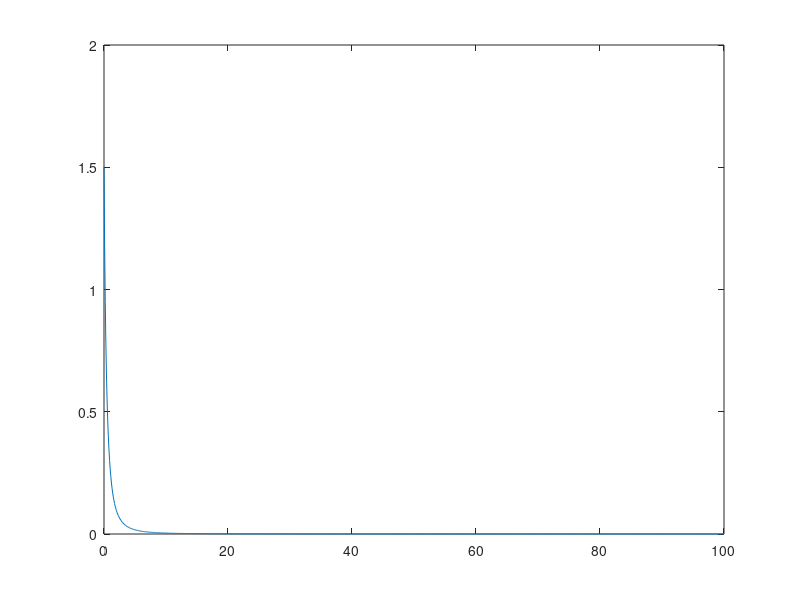

Here is the MATLAB script that generated this plot: (Note: this script raises an error after producing the figure.)
j = 1:300;

j_star = 3;
H1 = (1+j).^(-5/2);
H1_norm = 1/sum(H1);
H1 = @(j) H1_norm*(1+j).^(-5/2);

sum(H1(j))

sum(H1(j/j_star)/j_star)

% return

H2 = (j+1).^(-5/2);
H2_norm = 1/sum(H2);
H2 = H2_norm*(j+1).^(-5/2);

sum(H2)

D = 5000;
m = j*pi/5000;
m_star = j_star*pi/5000;
Hm = (H1_norm/m_star)*(1+m/m_star).^(-5/2);

sum(Hm(3:end))*m(1)

% return

% figure
% plot(j,H1), hold on, plot(j,H2)

s=1; t=2.5;
A = s*gamma(t/s)/(gamma(1/s)*gamma((t-1)/s));
H = @(x) A*(1+x.^s).^(-t/s);

x = linspace(0,100,1000)';
trapz(x,H(x))
sum(H(j/j_star)/j_star)

sum(H(x))*(x(2)-x(1))

sum(H(j))

% Why doesn't this work?
% Because the discrete sum is too finite.
trapz(m,H(m/m_star)/m_star)
A = sum(H(m/m_star))*(m(2)-m(1))/m_star

figure
plot(x,H(x)), xlog, ylog, hold on
scatter(m/m_star,H(m/m_star)*(m(2)-m(1))/m_star/A)


j_star = 3;
H1 = (j_star+j).^(-5/2);
H1_norm = 1/sum(H1);
H1 = H1_norm*(1+j).^(-5/2);

dz = 1; % assume 1 meter scale
r = j_star;
p = 1.250;
A2 = 2*r^(2*p-1)*gamma(p)/gamma(p-0.5)/sqrt(pi);
c_alpha = gamma(0.5)*gamma(p-0.5)/gamma(p)/(2); % from Jonathan...this is correct.
A2 = r^(2*p-1)/c_alpha;
S = @(omega) A2*(omega.^2 + r^2).^(-p);

figure
plot(x,S(x)), xlog, ylog, hold on
scatter(j,S(j))

plot(x,H(x/j_star)/j_star)
scatter(j,H(j/j_star)/j_star)

trapz(x,S(x))
sum(S(j))
sum(H(j/j_star)/j_star)